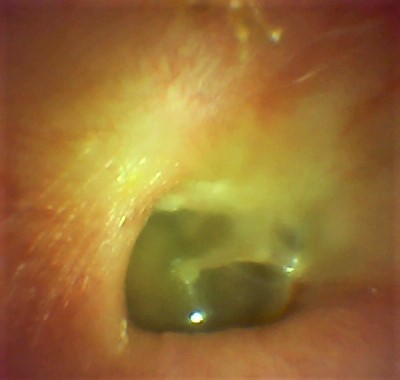
#> input picture Python/Current/V2/PiZero1/test.jpg, 400 x 380 px, found by its file name
$ python testGamma.py
#> lines starting #> are read from the running program, lines starting #| are printed output that depends on the picture
import numpy as np
import cv2

def gamma_function(channel, gamma):
    invGamma = 1/gamma
    table = np.array([((i / 255.0) ** invGamma) * 255
                      for i in np.arange(0, 256)]).astype("uint8") #creating lookup table
    channel = cv2.LUT(channel, table)
    return channel

img = cv2.imread("/home/pi/Documents/ColorMods/test.jpg")
#> img is the input picture: shape (380, 400, 3); mean B, G, R 51.9, 110.8, 150.8
original = img.copy()
img[:, :, 0] = gamma_function(img[:, :, 0], 1.25)
#> in gamma_function, `channel = cv2.LUT(channel, table)`:
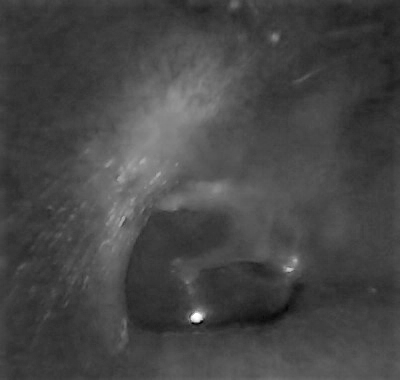
#> channel: shape (380, 400); min 0, max 255, mean 70.1
img[:, :, 2] = gamma_function(img[:, :, 2], 0.75)
#> call 2 of gamma_function, with gamma = 0.75
#> in gamma_function (call 2), `channel = cv2.LUT(channel, table)`:
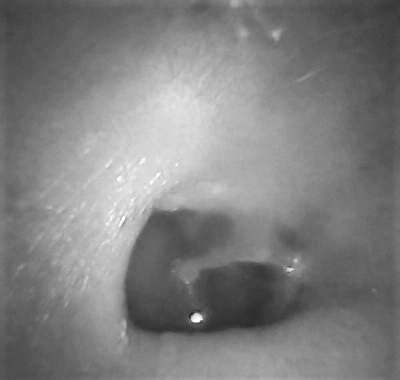
#> channel: shape (380, 400); min 33, max 255, mean 127.7
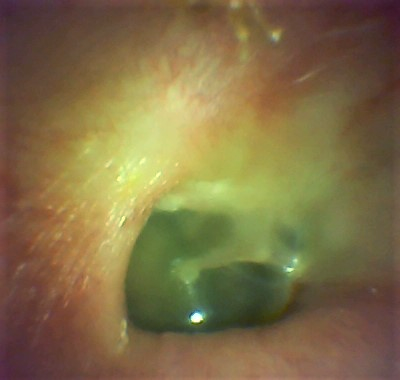
#> img: shape (380, 400, 3); mean B, G, R 70.1, 110.8, 127.7
hsv = cv2.cvtColor(img, cv2.COLOR_BGR2HSV)
#> hsv: shape (380, 400, 3); mean H, S, V 28, 117.7, 131.2
hsv[:, :, 1] = gamma_function(hsv[:, :, 1], 1)
#> call 3 of gamma_function, with gamma = 1
#> in gamma_function (call 3), `channel = cv2.LUT(channel, table)`:
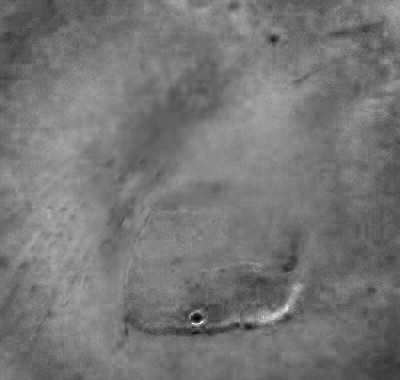
#> channel: shape (380, 400); min 0, max 255, mean 117.7
img = cv2.cvtColor(hsv, cv2.COLOR_HSV2BGR)
cv2.imshow('Original', original)
cv2.imshow('Winter', img)
cv2.waitKey(0)
cv2.destroyAllWindows()
